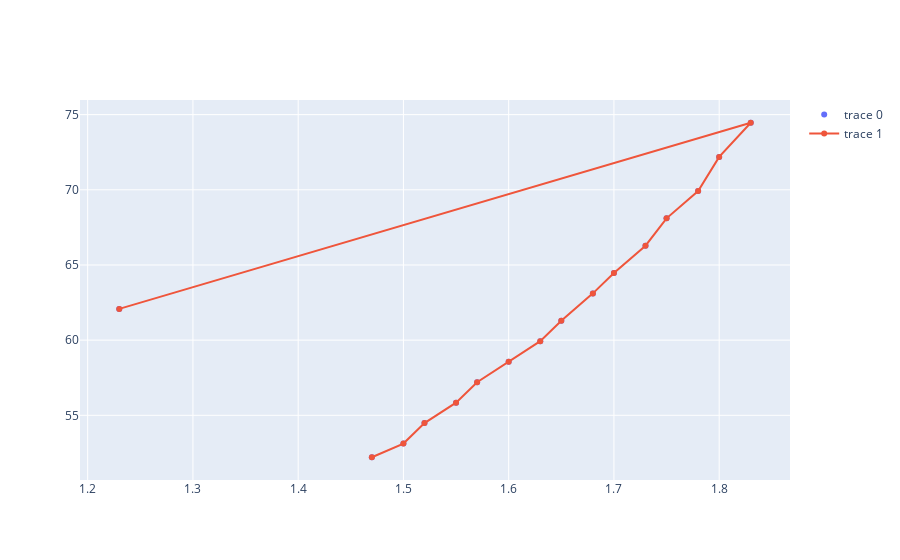

Write notebook code for a chart like this one.
### Code cell
iplot([actObj, predObj])

### Figure 1 — Plotly figure (JSON) as saved in the notebook; plotly's stock layout.template omitted (floating-point values rounded to 4 significant figures)
{"data": [{"mode": "markers", "type": "scatter", "x": [1.47, 1.5, 1.52, 1.55, 1.57, 1.6, 1.63, 1.65, 1.68, 1.7, 1.73, 1.75, 1.78, 1.8, 1.83, 1.23], "y": [52.21, 53.12, 54.48, 55.84, 57.2, 58.57, 59.93, 61.29, 63.11, 64.47, 66.28, 68.1, 69.92, 72.19, 74.46, 62.08]}, {"type": "scatter", "x": [1.47, 1.5, 1.52, 1.55, 1.57, 1.6, 1.63, 1.65, 1.68, 1.7, 1.73, 1.75, 1.78, 1.8, 1.83, 1.23], "y": [52.21, 53.12, 54.48, 55.84, 57.2, 58.57, 59.93, 61.29, 63.11, 64.47, 66.28, 68.1, 69.92, 72.19, 74.46, 62.08]}], "layout": {}}
